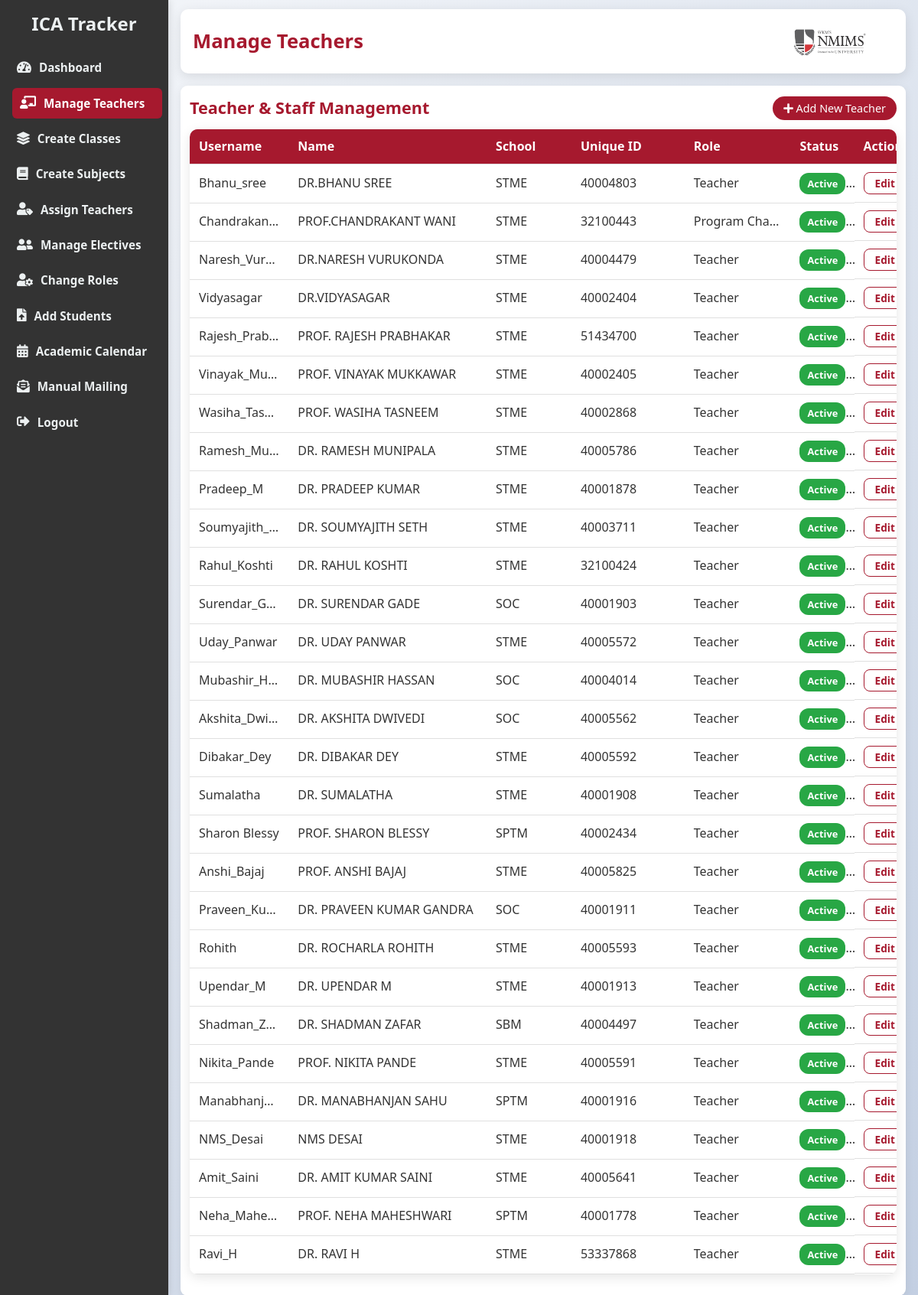
Page /manage_teachers.php (signed in) on the committed database.
### tables this page shows
CREATE TABLE `users` (
  `id` bigint(20) NOT NULL,
  `username` varchar(50) NOT NULL,
  `password` varchar(255) NOT NULL,
  `role` enum('teacher','program_chair','admin','system_admin','student') NOT NULL,
  `email` varchar(100) NOT NULL,
  `name` varchar(100) NOT NULL,
  `teacher_unique_id` varchar(64) DEFAULT NULL,
  `school` varchar(100) DEFAULT NULL,
  `status` varchar(10) NOT NULL DEFAULT 'active',
  `department` varchar(100) DEFAULT NULL
);

### db_connect.php (called while the page is built, shortened)
<?php
if (!function_exists('format_subject_display')) {
    function format_subject_display(?string $name): string
    {
        $trimmed = trim($name);
        if (function_exists('mb_strtoupper')) {
            return mb_strtoupper($trimmed, 'UTF-8');
        }
        return strtoupper($trimmed);
    }
}
if (!function_exists('format_person_display')) {
    function format_person_display(?string $name): string
    {
        return format_subject_display($name);
    }
}

### manage_teachers.php (the view, shortened to what this page needs)
<?php
require_once __DIR__ . '/db_connect.php';
$teachers_query = "SELECT id, username, name, email, school, role, status, teacher_unique_id FROM users WHERE role IN ('teacher', 'program_chair') ORDER BY id ASC";
$teachers_result = mysqli_query($conn, $teachers_query);
?>
<!DOCTYPE html>
<html lang="en">
<head>
    <link rel="apple-touch-icon" href="nmimsvertical.jpg">   <link rel="stylesheet" href="ica_tracker.css">
    <link rel="stylesheet" href="https://cdnjs.cloudflare.com/ajax/libs/font-awesome/5.15.4/css/all.min.css">
</head>
<body>
    <div class="dashboard">
        <div class="sidebar">
            <h2>ICA Tracker</h2>
            <a href="admin_dashboard.php"><i class="fas fa-tachometer-alt"></i> <span>Dashboard</span></a>
            <a href="manage_teachers.php" class="active"><i class="fas fa-chalkboard-teacher"></i> <span>Manage Teachers</span></a>
            <a href="create_classes.php"><i class="fas fa-layer-group"></i> <span>Create Classes</span></a>
            <a href="create_subjects.php"><i class="fas fa-book"></i> <span>Create Subjects</span></a>
            <a href="assign_teachers.php"><i class="fas fa-user-tag"></i> <span>Assign Teachers</span></a>
            <a href="manage_electives.php"><i class="fas fa-user-friends"></i> <span>Manage Electives</span></a>
            <a href="change_roles.php"><i class="fas fa-user-cog"></i> <span>Change Roles</span></a>
            <a href="bulk_add_students.php"><i class="fas fa-file-upload"></i> <span>Add Students</span></a>
            <a href="manage_academic_calendar.php"><i class="fas fa-calendar-alt"></i> <span>Academic Calendar</span></a>
            <a href="test_mail.php"><i class="fas fa-envelope-open-text"></i> <span>Manual Mailing</span></a>
            <a href="logout.php"><i class="fas fa-sign-out-alt"></i> <span>Logout</span></a>
        </div>
        <div class="main-content">
            <div class="header">
                <h2>Manage Teachers</h2>
            </div>
            <div class="container">
                <div class="card">
                    <div class="card-header card-header-actions">
                        <h5>Teacher & Staff Management</h5>
                        <button id="addTeacherBtn" class="btn">
                            <i class="fas fa-plus"></i> Add New Teacher
                        </button>
                    </div>
                    <div class="card-body">
                        <table>
                            <colgroup>
                                <col class="col-username">
                                <col class="col-name">
                                <col class="col-school">
                                <col class="col-unique">
                                <col class="col-role">
                                <col class="col-status">
                                <col class="col-actions">
                            </colgroup>
                            <thead>
                                <tr>
                                    <th>Username</th>
                                    <th>Name</th>
                                    <th>School</th>
                                    <th>Unique ID</th>
                                    <th>Role</th>
                                    <th>Status</th>
                                    <th>Actions</th>
                                </tr>
                            </thead>
                            <tbody>
                                <?php while ($teacher = mysqli_fetch_assoc($teachers_result)): ?>
                                <?php
                                    $teacherNameRaw = isset($teacher['name']) ? trim((string)$teacher['name']) : '';
                                    $teacherNameDisplay = $teacherNameRaw !== '' ? format_person_display($teacherNameRaw) : '';
                                ?>
                                <tr>
                                    <td><?php echo htmlspecialchars($teacher['username']); ?></td>
                                    <td class="name-cell"><?php echo htmlspecialchars($teacherNameDisplay !== '' ? $teacherNameDisplay : $teacherNameRaw); ?></td>
                                    <td><?php echo htmlspecialchars($teacher['school']); ?></td>
                                    <td><?php echo htmlspecialchars($teacher['teacher_unique_id'] ?? 'N/A'); ?></td>
                                    <td>
                                        <?php
                                            if ($teacher['role'] == 'program_chair') {
                                                echo 'Program Chair, Teacher';
                                            } else {
                                                echo ucfirst($teacher['role']);
                                            }
                                        ?>
                                    </td>
                                    <td>
                                        <span class="status-badge <?php echo $teacher['status']; ?>">
                                            <?php echo ucfirst($teacher['status']); ?>
                                        </span>
                                    </td>
                                    <td class="table-actions">
                                        <button type="button" class="btn action-btn action-edit edit-teacher-btn"
                                            data-id="<?php echo $teacher['id']; ?>"
                                            data-username="<?php echo htmlspecialchars($teacher['username'], ENT_QUOTES); ?>"
                                            data-name="<?php echo htmlspecialchars($teacher['name'], ENT_QUOTES); ?>"
                                            data-email="<?php echo htmlspecialchars($teacher['email'], ENT_QUOTES); ?>"
                                            data-school="<?php echo htmlspecialchars($teacher['school'], ENT_QUOTES); ?>"
                                            data-unique-id="<?php echo htmlspecialchars($teacher['teacher_unique_id'], ENT_QUOTES); ?>"
                                            data-status="<?php echo htmlspecialchars($teacher['status'], ENT_QUOTES); ?>"
                                            title="Edit Teacher">
                                        </button>
                                        </td>
                                </tr>
                                <?php endwhile; ?>
                            </tbody>
                        </table>
                    </div>
                </div>
            </div>
        </div>
    </div>
</body>
</html>

### ica_tracker.css (style rules this page uses)
html, body { height: 100%; }
* { margin: 0; padding: 0; box-sizing: border-box; font-family: 'Segoe UI', Arial, sans-serif; }
body { background: linear-gradient(135deg, #f5f7fa 0%, #c3cfe2 100%); color: #333; line-height: 1.6; transition: background 0.3s, color 0.3s; overflow-x: hidden; min-height: 100vh; min-height: 100dvh; display: flex; flex-direction: column; }
:root { --sidebar-width: 220px; }
.dashboard { min-height: 100vh; min-height: 100dvh; height: 100vh; height: 100dvh; padding-left: var(--sidebar-width); width: 100%; overflow-x: hidden; display: flex; flex: 1; }
.sidebar { width: var(--sidebar-width); background: #333333; color: #fff; padding: 16px; position: fixed; top: 0; left: 0; height: 100%; overflow-y: auto; box-shadow: 2px 0 10px rgba(0, 0, 0, 0.1); transition: none; }
.sidebar h2 { font-size: 1.5rem; margin-bottom: 24px; color: #ecf0f1; text-align: center; }
.sidebar a { display: flex; align-items: center; color: #ecf0f1; text-decoration: none; padding: 10px 12px; margin: 8px 0; border-radius: 6px; transition: background 0.3s, transform 0.2s; font-size: 0.95rem; }
.sidebar a:hover, .sidebar a.active { background: #A6192E; color: #ffffff; transform: translateX(4px); text-decoration: none; }
.sidebar a i { margin-right: 10px; font-size: 1.05rem; }
.main-content { margin-left: 0; padding: 16px 24px 0; width: 100%; min-width: 0; max-width: calc(100vw - var(--sidebar-width)); display: flex; flex-direction: column; min-height: 100%; height: 100%; flex: 1; }
.main-content > :first-child { margin-top: 0; }
.main-content > :last-child { margin-bottom: 0; }
.header { display: flex; justify-content: space-between; align-items: center; background: #fff; padding: 12px 18px; min-height: 84px; border-radius: 10px; box-shadow: 0 4px 15px rgba(0, 0, 0, 0.1); margin-bottom: 24px; position: relative; overflow: visible; padding-right: 210px; }
.header::after { content: ''; position: absolute; right: 20px; top: 50%; transform: translateY(-50%); width: 170px; height: 56px; background: url('nmimshorizontal.jpg') center/contain no-repeat; pointer-events: none; filter: none; }
.header h2 { font-size: 1.6rem; color: #A6192E; font-weight: 600; }
.header h1, .header h2, .header h3 { margin: 0; line-height: 1.2; }
.container { width: 100%; max-width: 1200px; margin: 0 auto; }
.dashboard .main-content > .container { width: 100%; max-width: none; margin: 0; padding: 0; }
button { padding: 10px 22px; background: #A6192E; color: #fff; border: none; border-radius: 22px; cursor: pointer; font-size: 0.95rem; transition: background 0.3s, transform 0.2s; }
table { width: 100%; border-collapse: collapse; background: #fff; border-radius: 10px; overflow: hidden; box-shadow: 0 4px 15px rgba(0, 0, 0, 0.1); margin-bottom: 24px; }
th, td { padding: 12px; text-align: center; border-bottom: 1px solid #e0e0e0; }
th { background: #A6192E; color: #fff; font-weight: 600; }
a { color: #A6192E; text-decoration: none; font-weight: 600; transition: color 0.3s; }
.card { background: #fff; padding: 14px; border-radius: 9px; box-shadow: 0 3px 12px rgba(0, 0, 0, 0.08); }
.card-header { margin-bottom: 12px; }
.card-header h5 { font-size: 1.35rem; color: #A6192E; }
.card-body { padding: 0; }
.btn { padding: 10px 22px; background: #A6192E; color: #fff; border: none; border-radius: 22px; cursor: pointer; font-size: 0.95rem; transition: background 0.3s, transform 0.2s; }
.sidebar { padding: 12px; }
.sidebar h2 { margin-bottom: 18px; }
.sidebar a { padding: 8px 10px; margin: 6px 0; }
.main-content { padding: 12px 16px 0; }
.header { padding: 12px 16px; margin-bottom: 16px; }
.header::after { right: 16px; }
button, .btn { padding: 8px 18px; }
table { margin-bottom: 16px; }
th, td { padding: 9px; }
.card { padding: 12px; }
.card-header { margin-bottom: 10px; }

### rows in the picture
users: username "Bhanu_sree", name "DR.BHANU SREE", school "STME", teacher_unique "40004803", role "Teacher", status "Activ…"
users: username "Chandrakan…", name "PROF.CHANDRAKANT WANI", school "STME", teacher_unique "32100443", role "Program Cha…", status "Activ…"
users: username "Naresh_Vur…", name "DR.NARESH VURUKONDA", school "STME", teacher_unique "40004479", role "Teacher", status "Activ…"
users: username "Vidyasagar", name "DR.VIDYASAGAR", school "STME", teacher_unique "40002404", role "Teacher", status "Activ…"
users: username "Rajesh_Prab…", name "PROF. RAJESH PRABHAKAR", school "STME", teacher_unique "51434700", role "Teacher", status "Activ…"
users: username "Vinayak_Mu…", name "PROF. VINAYAK MUKKAWAR", school "STME", teacher_unique "40002405", role "Teacher", status "Activ…"
users: username "Wasiha_Tas…", name "PROF. WASIHA TASNEEM", school "STME", teacher_unique "40002868", role "Teacher", status "Activ…"
users: username "Ramesh_Mu…", name "DR. RAMESH MUNIPALA", school "STME", teacher_unique "40005786", role "Teacher", status "Activ…"
users: username "Pradeep_M", name "DR. PRADEEP KUMAR", school "STME", teacher_unique "40001878", role "Teacher", status "Activ…"
users: username "Soumyajith_…", name "DR. SOUMYAJITH SETH", school "STME", teacher_unique "40003711", role "Teacher", status "Activ…"
users: username "Rahul_Koshti", name "DR. RAHUL KOSHTI", school "STME", teacher_unique "32100424", role "Teacher", status "Activ…"
users: username "Surendar_G…", name "DR. SURENDAR GADE", school "SOC", teacher_unique "40001903", role "Teacher", status "Activ…"
users: username "Uday_Panwar", name "DR. UDAY PANWAR", school "STME", teacher_unique "40005572", role "Teacher", status "Activ…"
users: username "Mubashir_H…", name "DR. MUBASHIR HASSAN", school "SOC", teacher_unique "40004014", role "Teacher", status "Activ…"
users: username "Akshita_Dwi…", name "DR. AKSHITA DWIVEDI", school "SOC", teacher_unique "40005562", role "Teacher", status "Activ…"
users: username "Dibakar_Dey", name "DR. DIBAKAR DEY", school "STME", teacher_unique "40005592", role "Teacher", status "Activ…"
users: username "Sumalatha", name "DR. SUMALATHA", school "STME", teacher_unique "40001908", role "Teacher", status "Activ…"
users: username "Sharon Blessy", name "PROF. SHARON BLESSY", school "SPTM", teacher_unique "40002434", role "Teacher", status "Activ…"
users: username "Anshi_Bajaj", name "PROF. ANSHI BAJAJ", school "STME", teacher_unique "40005825", role "Teacher", status "Activ…"
users: username "Praveen_Ku…", name "DR. PRAVEEN KUMAR GANDRA", school "SOC", teacher_unique "40001911", role "Teacher", status "Activ…"
users: username "Rohith", name "DR. ROCHARLA ROHITH", school "STME", teacher_unique "40005593", role "Teacher", status "Activ…"
users: username "Upendar_M", name "DR. UPENDAR M", school "STME", teacher_unique "40001913", role "Teacher", status "Activ…"
users: username "Shadman_Z…", name "DR. SHADMAN ZAFAR", school "SBM", teacher_unique "40004497", role "Teacher", status "Activ…"
users: username "Nikita_Pande", name "PROF. NIKITA PANDE", school "STME", teacher_unique "40005591", role "Teacher", status "Activ…"
users: username "Manabhanj…", name "DR. MANABHANJAN SAHU", school "SPTM", teacher_unique "40001916", role "Teacher", status "Activ…"
users: username "NMS_Desai", name "NMS DESAI", school "STME", teacher_unique "40001918", role "Teacher", status "Activ…"
users: username "Amit_Saini", name "DR. AMIT KUMAR SAINI", school "STME", teacher_unique "40005641", role "Teacher", status "Activ…"
users: username "Neha_Mahe…", name "PROF. NEHA MAHESHWARI", school "SPTM", teacher_unique "40001778", role "Teacher", status "Activ…"
users: username "Ravi_H", name "DR. RAVI H", school "STME", teacher_unique "53337868", role "Teacher", status "Activ…"
